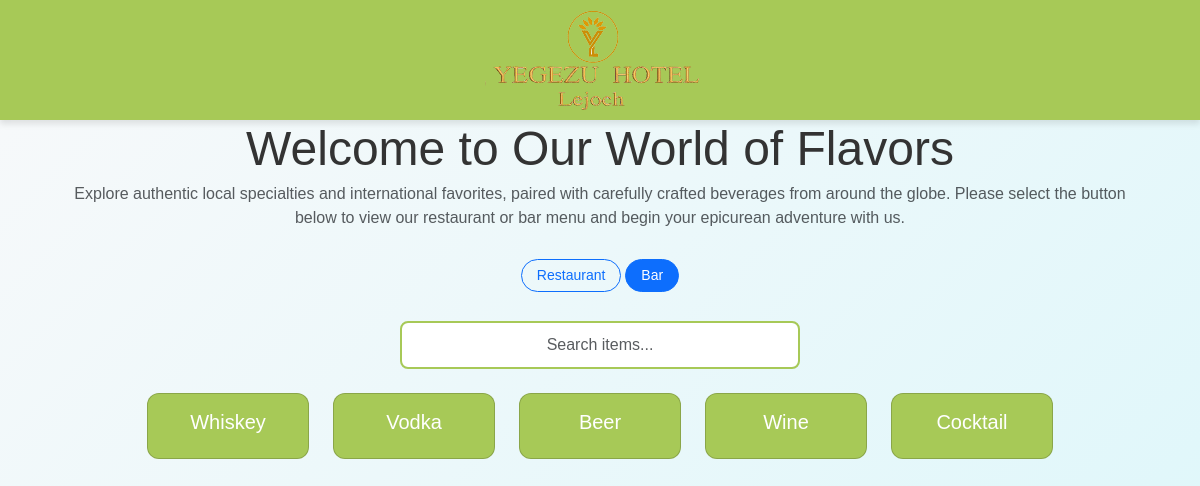
The page /?main_category=3 on the database its author committed.
### menu/models.py (models this page shows, shortened)
class MainCategory(models.Model):
    name = models.CharField(max_length=100)
    description = models.TextField(blank=True)

class Category(models.Model):
    name = models.CharField(max_length=100)
    main_category = models.ForeignKey(MainCategory, on_delete=models.CASCADE)
    description = models.TextField(blank=True)

### menu/views.py (the view, shortened to what this page needs)
# urls.py: path('', views.menu_view, name='menu'),
def menu_view(request):
    main_categories = MainCategory.objects.all()
    default_main_category = MainCategory.objects.filter(name="Restaurant").first()
    if not default_main_category and main_categories.exists():
        default_main_category = main_categories.first()
    selected_main_category_id = request.GET.get('main_category')
    if selected_main_category_id:
        selected_main_category = get_object_or_404(MainCategory, id=selected_main_category_id)
    elif default_main_category:
        selected_main_category = default_main_category
    else:
        selected_main_category = None
    selected_subcategory = request.GET.get('subcategory')
    search_query = request.GET.get('search', '')
    subcategories = Category.objects.filter(main_category=selected_main_category) if selected_main_category else []
    menu_items = MenuItem.objects.none()
    if selected_main_category:
        subcategory_ids = subcategories.values_list('id', flat=True)
    context = {
        'main_categories': main_categories,
        'selected_main_category': selected_main_category,
        'subcategories': subcategories,
        'menu_items': menu_items,
        'selected_subcategory': selected_subcategory,
        'search_query': search_query
    }
    return render(request, 'menu/menu.html', context)

### menu/templates/menu/menu.html (shortened to what this page needs)
{% extends 'menu/base.html' %}
{% block content %}
<div class="container">
        {% if not selected_subcategory and not search_query %}
        <div class="row mb-2 text-center">
            <div class="col-md-12">
                <h3 class="display-5 mb-1">Welcome to Our World of Flavors</h3>
                <p class="text-muted">
                    Explore authentic local specialties and international favorites, paired with carefully
                    crafted beverages from around the globe. Please select the button below to view our
                    restaurant or bar menu and begin your epicurean adventure with us.
                </p>
            </div>
        </div>
        {% endif %}
    <div class="row mb-4">
        <div class="col-md-12 text-center">
            <div class="btn-group">
                {% for main_cat in main_categories %}
                <a href="?main_category={{ main_cat.id }}"
                   class="btn btn-outline-primary btn-sm {% if main_cat.id == selected_main_category.id %}active{% endif %}">
                    {{ main_cat.name }}
                </a>
                {% endfor %}
            </div>
        </div>
    </div>
    <form method="get" action="">
        <div class="row mb-4">
            <div class="col-md-12 text-center">
                <input type="text"
                       name="search"
                       id="search-input"
                       class="form-control search-bar"
                       placeholder="Search items..."
                       value="{{ search_query }}">
            </div>
        </div>
    </form>
    {% if not selected_subcategory and not search_query %}
    <div class="row mb-4 justify-content-center">
        {% for subcategory in subcategories %}
        <div class="col-lg-2 col-md-4 col-sm-6 mb-4">
            <a href="?main_category={{ selected_main_category.id }}&subcategory={{ subcategory.id }}"
               class="text-decoration-none">
                <div class="card category-card">
                    <div class="card-body">
                        <h5 class="card-title text-center">{{ subcategory.name }}</h5>
                    </div>
                </div>
            </a>
        </div>
        {% endfor %}
    </div>
    {% endif %}
</div>
{% endblock %}

### menu/static/menu/css/styles.css (style rules this page uses)
body { background: linear-gradient(135deg, #f8f9fa, #e0f7fa); font-family: 'Poppins', sans-serif; color: #333; margin: 0; padding: 0; }
.btn-group .btn { margin: 5px; border-radius: 20px !important; font-size: 14px; padding: 5px 15px; }
.category-card { background-color: #a7c957; color: white; border-radius: 12px; transition: transform 0.2s; text-align: center; }
.search-bar { width: 80%; max-width: 400px; padding: 10px; border: 2px solid #a7c957; border-radius: 8px; outline: none; font-size: 16px; text-align: center; margin: 0 auto; }

### rows shown on the page
MainCategory: name "Restaurant"
MainCategory: name "Bar"
Category: name "Whiskey"
Category: name "Vodka"
Category: name "Beer"
Category: name "Wine"
Category: name "Cocktail"
